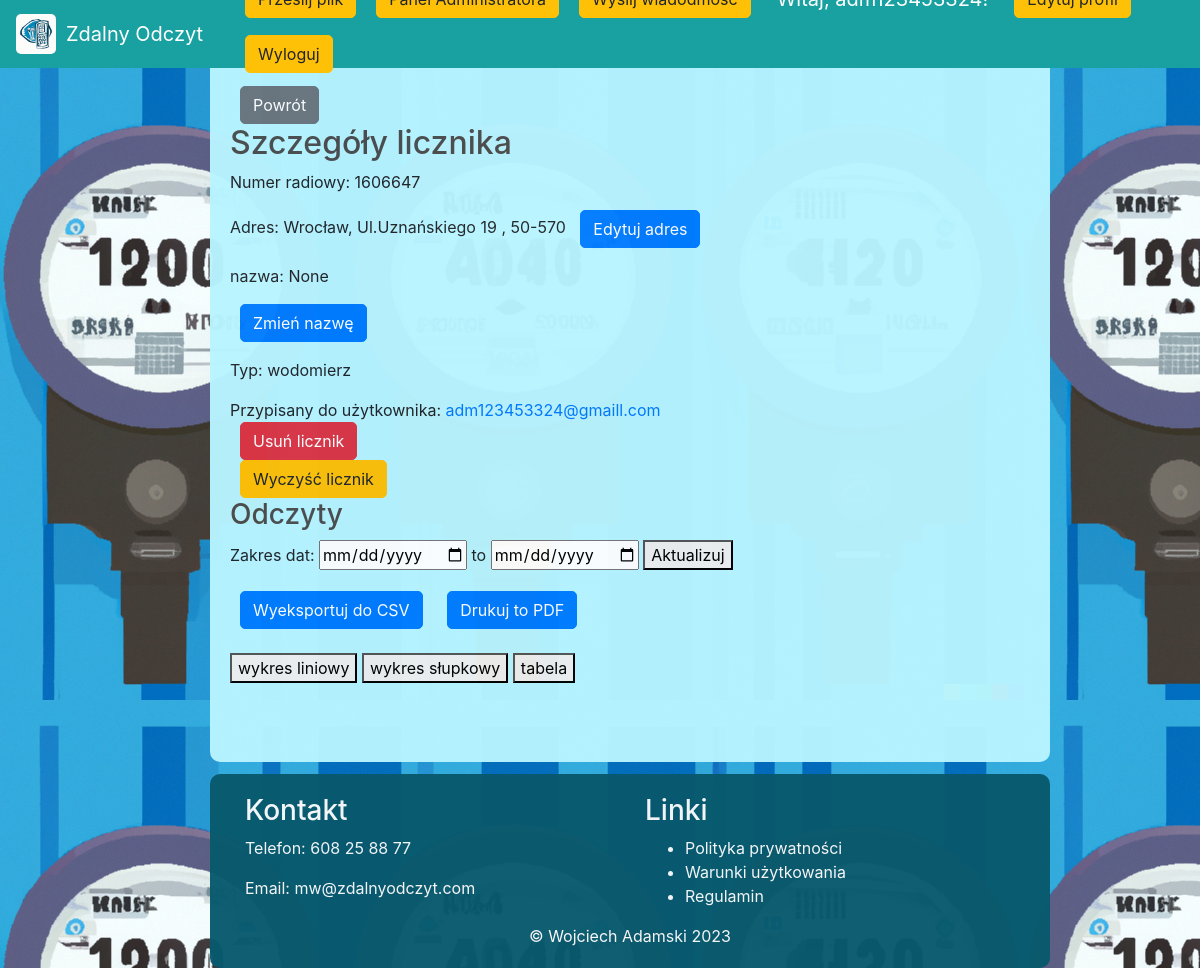
Screenshot of /meter_details/7 (signed in) with the database file from the repository.
### src/models.py (models this page shows, shortened)
class Meter(db.Model):
    id = db.Column(db.Integer, primary_key=True)
    radio_number = db.Column(db.String(64), unique=True, index=True)
    type = db.Column(db.String(64))
    user_id = db.Column(db.Integer, db.ForeignKey('user.id'))
    readings = db.relationship('MeterReading', backref='meter', lazy='dynamic')
    name = db.Column(db.String(100), nullable=True)
    events = db.relationship('Event', backref='meter', lazy=True)
    address_id = db.Column(db.Integer, db.ForeignKey('address.id'))
    address = db.relationship('Address', backref='meter', lazy=True)

class Address(db.Model):
    id = db.Column(db.Integer, primary_key=True)
    city = db.Column(db.String(100), nullable=False)
    street = db.Column(db.String(100), nullable=False)
    building_number = db.Column(db.String(10), nullable=False)
    apartment_number = db.Column(db.String(10))
    postal_code = db.Column(db.String(20), nullable=False)

class User(UserMixin, db.Model):
    id = db.Column(db.Integer, primary_key=True)
    email = db.Column(db.String(120), unique=True, index=True)
    password_hash = db.Column(db.String(128))
    is_admin = db.Column(db.Boolean, default=False)
    meters = db.relationship('Meter', backref='user', lazy='dynamic')
    is_active = db.Column(db.Boolean, default=True)
    notes = db.Column(db.Text)
    unread_messages = db.Column(db.Integer, default=0)

### src/routes.py (the view)
@main_routes.route('/meter_details/<int:meter_id>', methods=['GET', 'POST'])
@login_required
def meter_details(meter_id):
    meter = Meter.query.get_or_404(meter_id)
    user = meter.user
    if current_user != meter.user and not current_user.is_admin:
        flash('Brak uprawnień do wyświetlenia tych szczegółów.', 'danger')
        return redirect(url_for('main_routes.home'))
    readings = MeterReading.query.filter_by(meter_id=meter.id).all()
    readings_list = [{"date": reading.date, "reading": reading.reading} for reading in readings]
    return render_template('meter_details.html', meter=meter, readings=readings_list, user=user)

### src/models.py (called while the page is built)
@login_manager.user_loader
def load_user(user_id):
    return User.query.get(int(user_id))

### templates/meter_details.html (shortened to what this page needs)
{% extends "base.html" %}
{% block content %}
<button class="btn btn-secondary no-print" onclick="goBack()">Powrót</button>
<h2>Szczegóły licznika</h2>
<p>Numer radiowy: {{ meter.radio_number }}</p>
{% if meter.address %}
    <p>Adres: {{ meter.address.city }}, Ul.{{ meter.address.street }} {{ meter.address.building_number }} {% if meter.address.apartment_number %}/{{ meter.address.apartment_number }}{% endif %}, {{ meter.address.postal_code }}
    <button id="add-address-button" class="btn btn-primary no-print">Edytuj adres</button>
    </p>
{% else %}
    <p>Brak przypisanego adresu.
    <button id="add-address-button" class="btn btn-primary no-print">Dodaj adres</button>
    </p>
{% endif %}
{% if current_user == meter.user %}
<p id="meter-name" class="editable">nazwa: {{ meter.name }}
<button id="edit-button" class="btn btn-primary">Zmień nazwę</button>
    </p>
{% endif %}
<p>Typ: {% if meter.type == "water" %}wodomierz{% elif meter.type == "heat" %}ciepłomierz{% endif %}</p>
    {% if current_user.is_admin %}
<th>Przypisany do użytkownika:</th>
<td>
    {% if meter.user %}
    <a href="{{ url_for('main_routes.user_overview', user_id=user.id) }}">{{ user.email }}</a>
    {% else %}
    Brak przypisanego użytkownika.
    {% endif %}
</td>
       <form method="post" action="{{ url_for('main_routes.delete_meter', meter_id=meter.id) }}">
    <button type="submit" class="btn btn-danger" onclick="return confirm('Czy na pewno chcesz usunąć ten licznik?')">Usuń licznik</button>
</form>
<form method="post" action="{{ url_for('main_routes.clear_readings', meter_id=meter.id) }}">
    <button type="submit" class="btn btn-warning" onclick="return confirm('Czy na pewno chcesz wyczyścić odczyty tego licznika?')">Wyczyść licznik</button>
</form>
{% endif %}
<h3 class="no-print">Odczyty</h3>
<form class="no-print">
    <div class="form-group">
        <label for="start-date">Zakres dat:</label>
        <input type="date" id="start-date"> to <input type="date" id="end-date">
        <button type="button" id="update-chart">Aktualizuj</button>
    </div>
</form>
<button id="export-csv-button" class="btn btn-primary no-print">Wyeksportuj do CSV</button>
<button id="print-pdf-button" class="btn btn-primary no-print" onclick="window.print()">Drukuj to PDF</button>
<br />
<br />
<button id="line-chart-button" onclick="showChart('line')">wykres liniowy</button>
<button id="bar-chart-button" onclick="showChart('bar')">wykres słupkowy</button>
<button id="table-button" onclick="showTable()">tabela</button>
{% endblock %}

### static/style.css (style rules this page uses)
body { background-image: url('img/background.png'); background-attachment: fixed; }
h1,h2,h3,h4,h5,h6 { color:hsl(0, 0%, 30%); }
.btn { border-radius: 5px; margin-inline: 10px; }

### rows the page displays
Meter: radio_number "1606647", name "None"
Address: address.city "Wrocław", address.street "Uznańskiego", address.building_number "19", address.postal_code "50-570"
User: email "adm123453324@gmaill.com"
